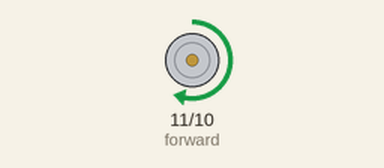
Recording of a sketch running on a simulated Arduino Uno, built with avr-gcc and run on an emulated ATmega328P. On the bench: motor-driver pin pairs drawn as motors (green arrow = first pin HIGH = forward, orange = second pin HIGH = backward, longer = more drive).

Above: at 1.0 s.
At 2.5 s:
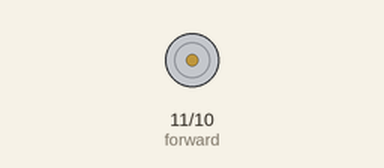
At 4.0 s:
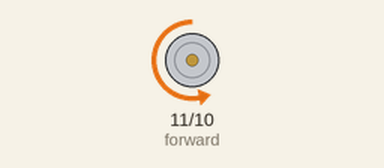
Timing chart, 0 to 7.8 s (numbered marks = the images above):
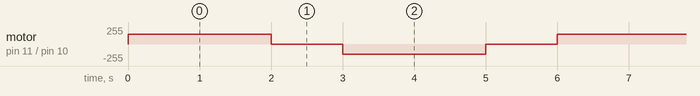

The sketch:

h_bridge.ino
```cpp
int forward = 11;
int reverse = 10;
int left = 5;
int right = 9;

void setup() {
  digitalWrite(2, HIGH);

}

void loop() {
  analogWrite(forward, 150);
  delay(2000);
  analogWrite(forward, 0);
  delay(1000);
  analogWrite(reverse, 150);
  delay(2000);
  analogWrite(reverse, 0);
  delay(1000);


}
```

Measured:
- by itself, motor on pin 11 (forward) / pin 10 (reverse): repeats every 6.0 s: stopped 1.0 s, backward 150/255 2.0 s, stopped 1.0 s, forward 150/255 2.0 s
